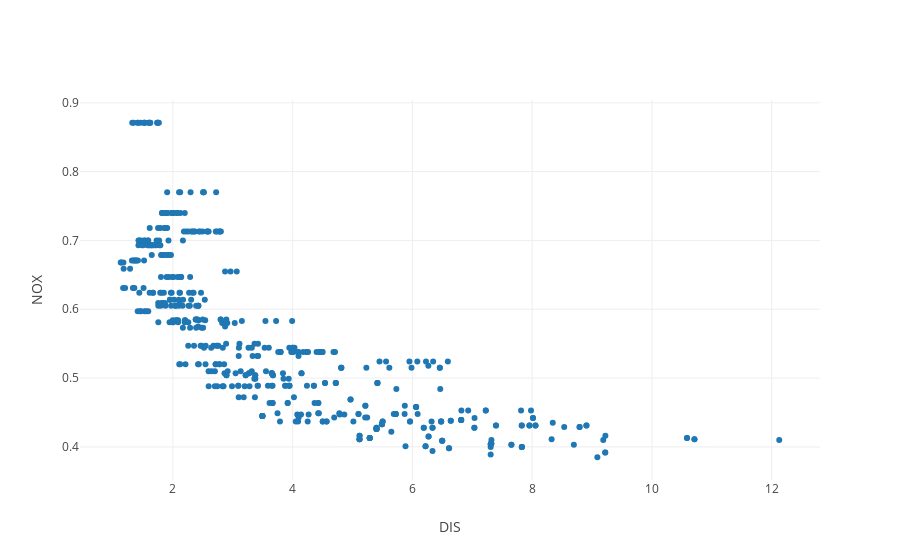

This figure's notebook cell:
### Markdown cell above
Well this correlation metric *almost* captures what we see in our scatter matrix.  More specifically, the pearson correlation, often represented by `r`, captures only the linear relationship between two variables.  So when there is a non-linear relationship, this is not captured.  

For example, take a look at the scatter matrix showing the relationship between `DIS` and `NOX`.  We'll show just a scatter plot of these two variables below.

### Code cell
from graph import trace_values, plot
trace = trace_values(df_reduced.DIS, df_reduced.NOX)
plot([trace], layout = {'xaxis': {'title': 'DIS'}, 'yaxis': {'title': 'NOX'}})

### Figure 1 — Plotly figure (JSON) as saved in the notebook; plotly's stock layout.template omitted (floating-point values rounded to 4 significant figures; data arrays with more than 128 entries replaced by an {"elided": "..."} marker saying what was removed)
{"data": [{"mode": "markers", "name": "data", "text": [], "type": "scatter", "uid": "058673c8-a4df-450f-aaee-022d86c78700", "x": {"elided": "506 float values"}, "y": {"elided": "506 float values"}}], "layout": {"autosize": true, "xaxis": {"autorange": true, "range": [0.449, 12.81], "title": {"text": "DIS"}, "type": "linear"}, "yaxis": {"autorange": true, "range": [0.3494, 0.9066], "title": {"text": "NOX"}, "type": "linear"}}}
